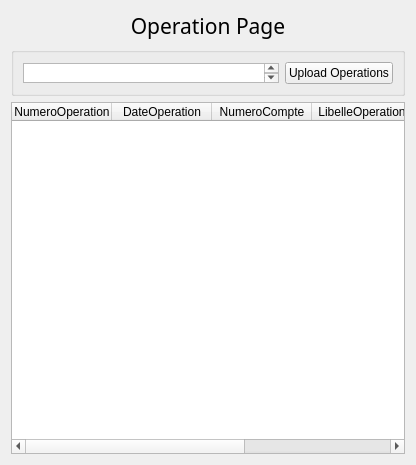
         <widget class="QWidget" name="operation">
          <property name="styleSheet">
           <string notr="true"/>
          </property>
          <layout class="QVBoxLayout" name="verticalLayout_9">
           <item>
            <widget class="QLabel" name="label_12">
             <property name="font">
              <font>
               <family>Forte</family>
               <pointsize>16</pointsize>
              </font>
             </property>
             <property name="text">
              <string>Operation Page</string>
             </property>
             <property name="alignment">
              <set>Qt::AlignCenter</set>
             </property>
            </widget>
           </item>
           <item>
            <widget class="QGroupBox" name="groupBox_2">
             <property name="minimumSize">
              <size>
               <width>0</width>
               <height>0</height>
              </size>
             </property>
             <layout class="QHBoxLayout" name="horizontalLayout_9">
              <property name="sizeConstraint">
               <enum>QLayout::SetMaximumSize</enum>
              </property>
              <item>
               <widget class="QTextEdit" name="textEdit_3">
                <property name="enabled">
                 <bool>true</bool>
                </property>
                <property name="sizePolicy">
                 <sizepolicy hsizetype="Expanding" vsizetype="Expanding">
                  <horstretch>0</horstretch>
                  <verstretch>0</verstretch>
                 </sizepolicy>
                </property>
                <property name="maximumSize">
                 <size>
                  <width>16777215</width>
                  <height>20</height>
                 </size>
                </property>
               </widget>
              </item>
              <item>
               <widget class="QPushButton" name="Upload_operations">
                <property name="text">
                 <string>Upload Operations</string>
                </property>
                <property name="icon">
                 <iconset resource="icomoon/logo.qrc">
                  <normaloff>:/icon/upload.png</normaloff>:/icon/upload.png</iconset>
                </property>
               </widget>
              </item>
             </layout>
            </widget>
           </item>
           <item>
            <widget class="QTableWidget" name="Operation_table">
             <property name="minimumSize">
              <size>
               <width>0</width>
               <height>352</height>
              </size>
             </property>
             <column>
              <property name="text">
               <string>NumeroOperation</string>
              </property>
             </column>
             <column>
              <property name="text">
               <string>DateOperation</string>
              </property>
             </column>
             <column>
              <property name="text">
               <string>NumeroCompte</string>
              </property>
             </column>
             <column>
              <property name="text">
               <string>LibelleOperation</string>
              </property>
             </column>
             <column>
              <property name="text">
               <string>Montant</string>
              </property>
             </column>
            </widget>
           </item>
          </layout>
         </widget>
